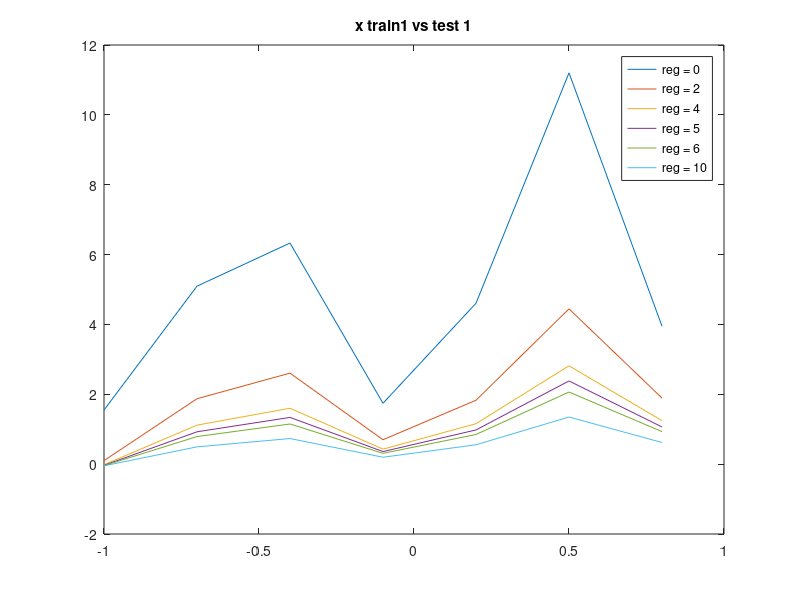
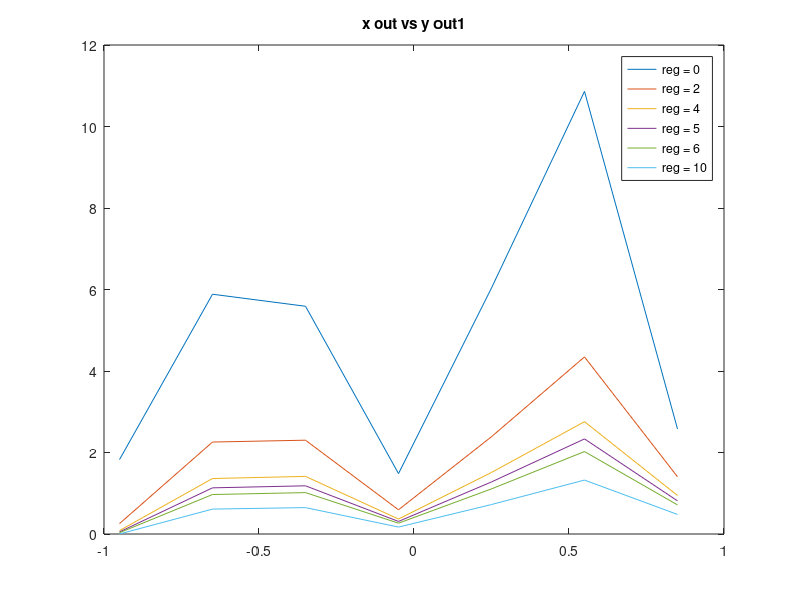
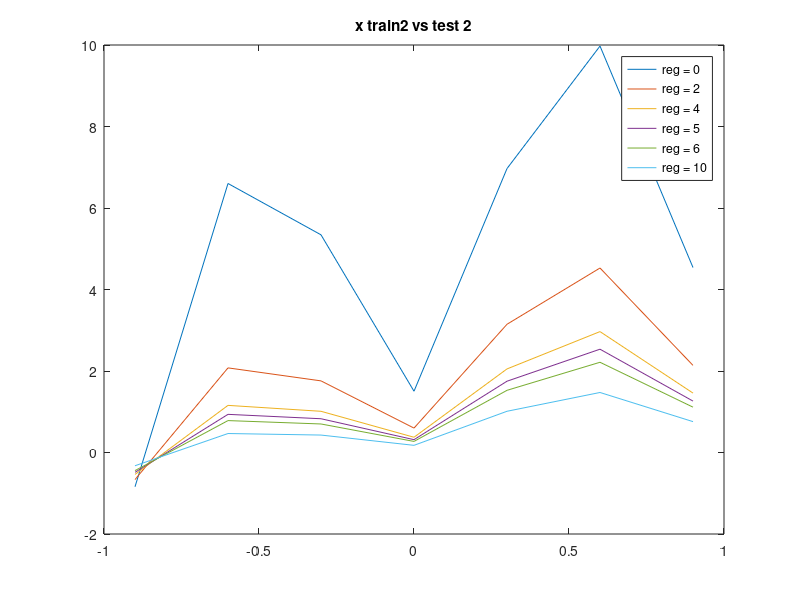
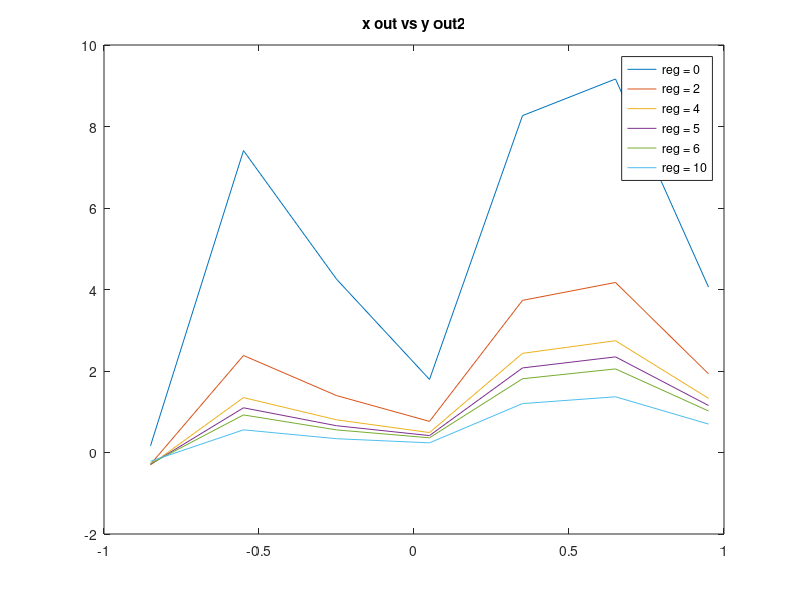

These charts were generated, in order, by the following MATLAB code:
X = [-1 -0.9 -0.8 -0.7 -0.6 -0.5 -0.4 -0.3 -0.2 -0.1 0 0.1 0.2 0.3 0.4 0.5 0.6 0.7 0.8 0.9 1];
t = [5.12 4.97 4.92 4.83 4.90 5.06 5.29 5.34 5.36 5.76 5.99 6.30 6.66 6.70 7.49 7.92 8.48 9.09 9.70 10.30 10.98];
x_out = [-0.95 -0.85 -0.75 -0.65 -0.55 -0.45 -0.35 -0.25 -0.15 -0.05 0.05 0.15 0.25 0.35 0.45 0.55 0.65 0.75 0.85 0.95];
g = [5 4.92 4.88 4.88 4.92 5 5.12 5.28 5.48 5.72 6 6.32 6.68 7.08 7.52 8 8.52 9.08 9.68 10.32 11];


A = [];
t_a = [];
a_out = [];
B = [];
t_b = [];
b_out = [];
C = [];
t_c = [];
c_out = [];
t_exp = [];

w_exp_a = [0 0 0];
w_exp_b = [0 0 0];
w_exp_c = [0 0 0];

disp(length(X))
for i = 1:3:length(X)
	A = [A, X(i)];
	t_a = [t_a, t(i)];
end

for i = 2:3:length(X)
	B = [B, X(i)];
	t_b = [t_b, t(i)];
end

for i = 3:3:length(X)
	C = [C, X(i)];
	t_c = [t_c, t(i)];
end

for i =1:3:length(x_out)
	a_out = [a_out, x_out(i)];
end

for i =2:3:length(x_out)
	b_out = [b_out, x_out(i)];
end

for i =3:3:length(x_out)
	c_out = [c_out, x_out(i)];
end


phix_a = A;
phix_a = [phix_a ; exp((-(A-0.5).^2)/0.1)];
phix_a = [phix_a ; exp((-(A+0.5).^2)/0.1)];

phix_b = B;
phix_b = [phix_b ; exp((-(B-0.5).^2)/0.1)];
phix_b = [phix_b ; exp((-(B+0.5).^2)/0.1)];

phix_c = C;
phix_c = [phix_c ; exp((-(C-0.5).^2)/0.1)];
phix_c = [phix_c ; exp((-(C+0.5).^2)/0.1)];

phi_xout_a = a_out;
phi_xout_a = [phi_xout_a ; exp((-(a_out-0.5).^2)/0.1)];
phi_xout_a = [phi_xout_a ; exp((-(a_out+0.5).^2)/0.1)];

phi_xout_b = b_out;
phi_xout_b = [phi_xout_b ; exp((-(b_out-0.5).^2)/0.1)];
phi_xout_b = [phi_xout_b ; exp((-(b_out+0.5).^2)/0.1)];

phi_xout_c = c_out;
phi_xout_c = [phi_xout_c ; exp((-(c_out-0.5).^2)/0.1)];
phi_xout_c = [phi_xout_c ; exp((-(c_out+0.5).^2)/0.1)];

figure(10)
scatter(A,t_a,'filled','b');
title('data1');

figure(11)
scatter(B,t_b,'filled','g');
title('data2');

figure(12)
scatter(C,t_c,'filled','r');
title('data3');

var_reg = [];
bias_reg = [];
for lambda = [0,2,4,5,6,10]

	disp("LAMBDA=");
	disp(lambda);
	%disp("w_exp_a = ");
	w_exp_a = inv(phix_a*transpose(phix_a) + lambda*eye(length(w_exp_a)))*phix_a*transpose(t_a);
	disp(w_exp_a);

	%disp("w_exp_b = ");
	w_exp_b = inv(phix_b*transpose(phix_b) + lambda*eye(length(w_exp_b)))*phix_b*transpose(t_b);
	disp(w_exp_b);

	%disp("w_exp_c = ");
	w_exp_c = inv(phix_c*transpose(phix_c) + lambda*eye(length(w_exp_c)))*phix_c*transpose(t_c);
	disp(w_exp_c);


	disp("w[1][1] = ");
	disp(w_exp_a(1));

	disp("w[2][1] = ");
	disp(w_exp_b(1));

	disp("w[3][1] = ");
	disp(w_exp_c(1));

	hold on
	figure(1)
	plot(A,transpose(w_exp_a)*phix_a);
	title('x train1 vs test 1');
	legend('reg = 0','reg = 2','reg = 4','reg = 5','reg = 6','reg = 10')
	grid
	hold off
	
	hold on
	figure(2)
	plot(a_out,transpose(w_exp_a)*phi_xout_a);
	title('x out vs y out1');
	legend('reg = 0','reg = 2','reg = 4','reg = 5','reg = 6','reg = 10')
	grid
	hold off
	
	hold on
	figure(3)
	plot(B,transpose(w_exp_b)*phix_b);
	title('x train2 vs test 2');
	legend('reg = 0','reg = 2','reg = 4','reg = 5','reg = 6','reg = 10')
	grid
	hold off
	
	hold on
	figure(4)
	plot(b_out,transpose(w_exp_b)*phi_xout_b);
	title('x out vs y out2');
	legend('reg = 0','reg = 2','reg = 4','reg = 5','reg = 6','reg = 10')
	grid
	hold off

	hold on
	figure(5)
	plot(C,transpose(w_exp_c)*phix_c);
	title('x train3 vs test 3');
	legend('reg = 0','reg = 2','reg = 4','reg = 5','reg = 6','reg = 10')
	grid
	hold off
	
	hold on
	figure(6)
	plot(c_out,transpose(w_exp_c)*phi_xout_c);
	title('x out vs y out3');
	legend('reg = 0','reg = 2','reg = 4','reg = 5','reg = 6','reg = 10')
	grid
	hold off
	
	
	t_1 = [];
	t_2 = [];
	t_3 = [];
	t_exp = [];
	c1 = 0;
	c2 = 0;
	c3 = 0;

	t_1 = transpose(w_exp_a)*phix_a;
	t_2 = transpose(w_exp_b)*phix_b;
	t_3 = transpose(w_exp_c)*phix_c;


	for i = 1:length(t)
		if mod(i+2,3)==0
			c1 = c1+1;
			t_exp = [t_exp,t_1(c1)];
		elseif mod(i+1,3)==0
			c2 = c2+1;
			t_exp = [t_exp,t_2(c2)];
		else
			c3 = c3+1;
			t_exp = [t_exp, t_3(c3)];
		end
	end


	mean = 0;
	for i = 1:length(t_exp)
		mean = mean+t_exp(i);
	end
	mean = mean/length(t_exp);

	var = 0;
	bias = 0;
	for i = 1:length(t_exp)
		var = var + (t_exp(i)-mean)^2;
		bias = bias + (g(i)-mean)^2;
	end
	var = var/length(t_exp);
	bias = bias/length(g);

	var_reg = [var_reg, var];
	bias_reg = [bias_reg, bias];
	dis1 = ["VAR with lambda", lambda, " = "];
	dis2 = ["BIAS with lambda", lambda, " = "];
	disp(dis1);
	disp(var);
	disp(dis2);
	disp(bias);

	
end

hold on
figure(15)
plot(var_reg,[0,2,4,5,6,10]);
title('variance vs regularization');
grid
hold off

hold on
figure(16)
plot(bias_reg,[0,2,4,5,6,10]);
title('bias vs regularization');
grid
hold off
